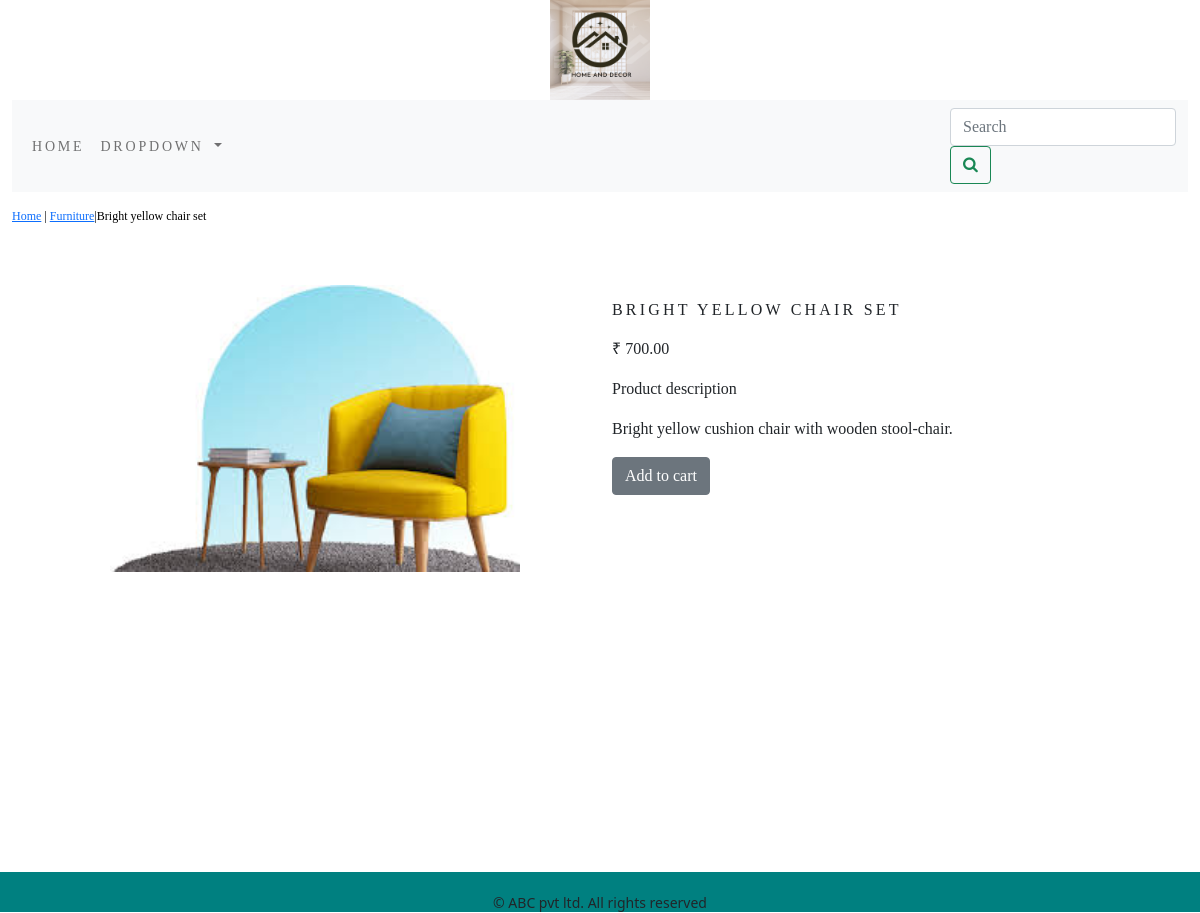
The app's page /ecom/furniture/bright-yellow-chair-set/ with its own data.
### ecom_app/models.py (models this page shows, shortened)
class Product(models.Model):
    name = models.CharField(max_length=250, unique=True)
    slug = models.SlugField(max_length=250, unique=True)
    description = models.TextField(blank=True)
    price = models.DecimalField(max_digits=10, decimal_places=2)
    category = models.ForeignKey(Category, on_delete=models.CASCADE)
    image = models.ImageField(upload_to='product', blank=True)
    stock = models.IntegerField()
    available = models.BooleanField(default=True)
    created = models.DateTimeField(auto_now_add=True)
    updated = models.DateTimeField(auto_now=True)
    class Meta:
        ordering = ('name',)
        verbose_name = 'product'
        verbose_name_plural = 'products'

class Category(models.Model):
    name = models.CharField(max_length=250, unique=True)
    slug = models.SlugField(max_length=250, unique=True)
    description = models.TextField(blank=True)
    image = models.ImageField(upload_to='category', blank=True)
    class Meta:
        ordering = ('name',)
        verbose_name = 'category'
        verbose_name_plural = 'categories'
    def get_url(self):
        return reverse('ecom_app:products_by_category', args=[self.slug])
    def __str__(self):
        return '{}'.format(self.name)

### ecom_app/views.py (the view)
# urls.py: path('<slug:c_slug>/<slug:product_slug>/', views.proDetail, name='prodCatdetail'),
def proDetail(request, c_slug, product_slug):
    try:
        product = Product.objects.get(category__slug=c_slug, slug=product_slug)
    except Exception as e:
        raise e
    return render(request, 'product.html', {'product': product})

### cart/context_processors.py (called while the page is built)
def counter(request):
    item_count = 0
    if 'admin' in request.path:
        return {}
    else:
        try:
            cart = Cart.objects.filter(cart_id=cart_id(request))
            cart_items = CartItem.objects.all().filter(cart=cart[:1])
            for cart_item in cart_items:
                item_count += cart_item.quantity
        except Cart.DoesNotExist:
            item_count = 0
    return dict(item_count=item_count)

### cart/views.py (called while the page is built)
def cart_id(request):
    cart = request.session.session_key
    if not cart:
        cart = request.session.create()
    return cart

### ecom_app/context_processors.py (called while the page is built)
def menu_links(request):
    links = Category.objects.all()
    return dict(links=links)

### templates/product.html (shortened to what this page needs)
{% extends 'base.html' %}
{% load static %}
{% block content %}
<div class="row my_prod_row_class">
    <div class="mx_auto">
        <p><a href="{% url 'ecom_app:allProductCat' %}">Home</a> | <a href="{{product.category.get_url}}">{{product.category}}</a>|{{product.name}}</p>
    </div>
</div>
<div class="container">
<br>
<div class="row">
    <div class="col-12 col-sm-12 col-md-12 col-lg-6 text-center">
        <div style="min-width : 18rem">
            <img class="my_prod_image" src="{{product.image.url}}" alt="{{product.name}}">
        </div>
    </div>
        <div class="col-12 col-sm-12 col-md-12 col-lg-6">
            <div>
            <h1 class="my_prod_title">{{product.name}}</h1>
            <p>₹ {{product.price}}</p>
            <p class="my_desc_title">Product description</p>
            <p class="text-justify my_prod_text">{{product.description}}</p>
            {% if product.stock <= 0 %}
            <p class="text-justify my_prod_text"><b>Out of stock</b></p>
            {% else %}
            <a class="btn btn-secondary" href="{% url 'cart:add_to_cart' product.id %}">Add to cart</a>
            {% endif %}
            </div>
        </div>
    </div>
</div>
{% endblock %}

### static/css/custom.css (style rules this page uses)
.my_prod_row_class { padding-top : 15px; padding-bottom : 20px; }
.my_prod_row_class .mx_auto { color : #000; font-size : 12px; text-decoration : none; }
.my_prod_title { font-size : 16px; text-transform : uppercase; letter-spacing : .2em; padding-top : 15px; padding-bottom : 10px; }
.my_prod_text { padding-right : 20px; }
.my_prod_image { width : 75%; height : 75%; }

### records on screen
Product: category "Furniture", name "Bright yellow chair set", image (picture), name "BRIGHT YELLOW CHAIR SET", price "700.00", description "Bright yellow cushion chair with wooden stool-chair."
